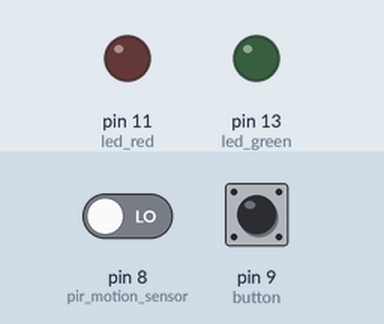
This sketch was run on a simulated Arduino Uno, built with avr-gcc and run on an emulated ATmega328P. On the bench: output pins drawn as LEDs (lit = HIGH). The inputs (shaded band) are chosen by the test bench; at power-on: pin 8 (pir_motion_sensor) LOW, pin 9 (button) LOW.

Above: at 1.2 s.
1.3 s: pin 8 (pir_motion_sensor) driven HIGH
At 1.6 s:
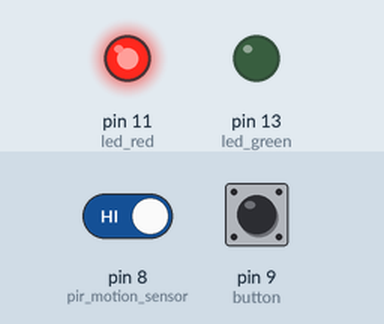
2.8 s: pin 9 (button) pulled HIGH for 0.15 s
At 3.1 s:
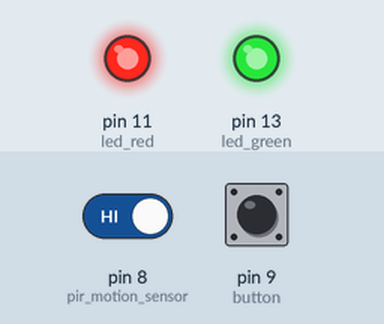
4.4 s: pin 8 (pir_motion_sensor) driven LOW
At 5.2 s:
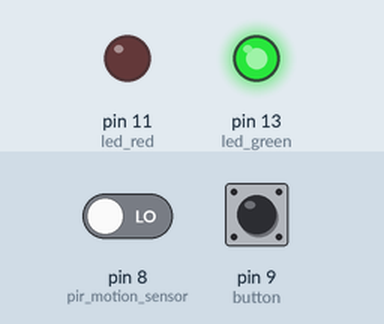
5.9 s: pin 9 (button) pulled HIGH for 1 s
At 6.7 s:
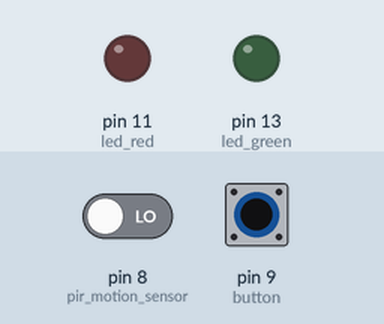
8.4 s: pin 9 (button) pulled HIGH for 3.2 s
At 9.8 s:
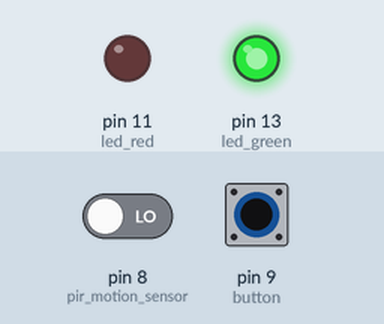
Timing chart, 0 to 11.4 s (numbered marks = the images above; inputs shaded):
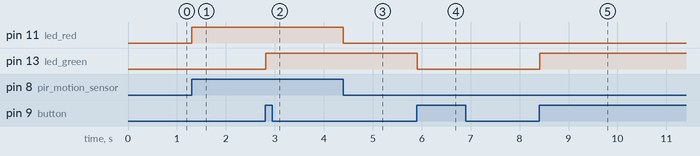

Measured:
- after the input at 1.3 s, pin 11 (led_red): LOW → HIGH at once
- after the input at 2.8 s, pin 13 (led_green): LOW → HIGH at once
- after the input at 4.4 s, pin 11 (led_red): HIGH → LOW at once
- after the input at 5.9 s, pin 13 (led_green): HIGH → LOW at once
- after the input at 8.4 s, pin 13 (led_green): LOW → HIGH at once

The sketch:

luces_sketch.ino
```cpp
// https://wokwi.com/projects/381104105246734337
const int led_green = 13;
const int led_red = 11;
const int button = 9;
const int pir_motion_sensor = 8;
int pir_motion_sensor_value = 0; // estado del sensor de movimiento
int old_pir_motion_sensor_value = 0;
int val = 0; // estado de "button"
int state = 0;
int old_val = 0; // Antiguo valor de "val"
void setup() {
  pinMode (led_green, OUTPUT);
  pinMode (led_red, OUTPUT);
  pinMode (button, INPUT);
  pinMode (pir_motion_sensor, INPUT);
}
void loop() {
  val = digitalRead(button);
  if ((val == HIGH) && (old_val == LOW)){
  state = 1-state;
  delay(10);
  }
  old_val = val;
  if (state==1){
    digitalWrite(led_green, HIGH);
  }else{
    digitalWrite(led_green, LOW);
  }
  pir_motion_sensor_value = digitalRead(pir_motion_sensor);
  if (pir_motion_sensor_value != old_pir_motion_sensor_value && pir_motion_sensor_value == HIGH) {
    digitalWrite(led_red, HIGH);
  } else if (pir_motion_sensor_value != old_pir_motion_sensor_value && pir_motion_sensor_value == LOW) {
    digitalWrite(led_red, LOW);
  }
  old_pir_motion_sensor_value = pir_motion_sensor_value;
}
```
